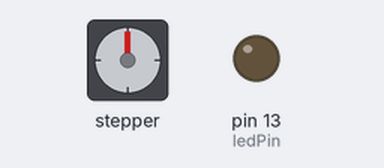
The sketch below on a simulated Arduino Uno, built with avr-gcc and run on an emulated ATmega328P. Shown: stepper motor, output pins drawn as LEDs (lit = HIGH). Stepper angles assume 200 steps per turn.

Above: at 2.05 s.
At 3.7 s:
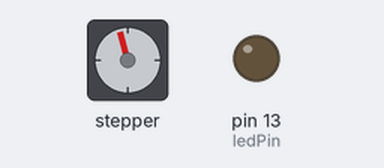
At 5.35 s:
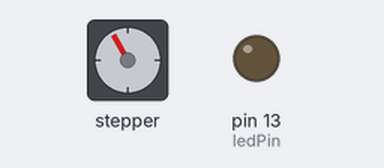
At 8.6 s:
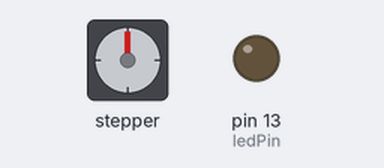
Timing chart, 0 to 10.6 s (numbered marks = the images above):
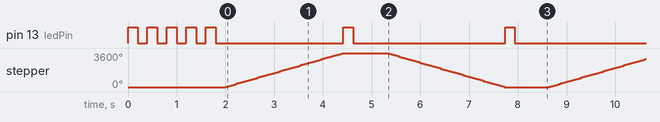

Measured:
- by itself, pin 13 (ledPin): goes 4 × (LOW 0.20 s, HIGH 0.20 s), LOW 2.6 s, 10 × (HIGH 0.20 s, LOW 3.1 s), HIGH 0.20 s, then LOW
- by itself, stepper: turns 3600° clockwise in 2.4 s, then 3600° counter-clockwise in 2.4 s, repeating every 6.6 s

The sketch:

PF_v0.1.0.ino
```cpp
#include <Stepper.h>

#define motorSteps 200
#define motorPin1 8
#define motorPin2 9
#define ledPin 13

// Initialize of the Stepper library:
Stepper myStepper(motorSteps, motorPin1,motorPin2);

void setup() {
  // set the motor speed at 60 RPMS:
  myStepper.setSpeed(250);
  pinMode(ledPin, OUTPUT);
  blink(5);
}

void loop() {
  myStepper.step(2000);
  blink(1);
  delay(500);

  myStepper.step(-2000);
  blink(1);
  delay(500);

}

// Blink the reset LED:
void blink(int howManyTimes) {
  int i;
  for (i=0; i< howManyTimes; i++) {
    digitalWrite(ledPin, HIGH);
    delay(200);
    digitalWrite(ledPin, LOW);
    delay(200);
  }
}
```
